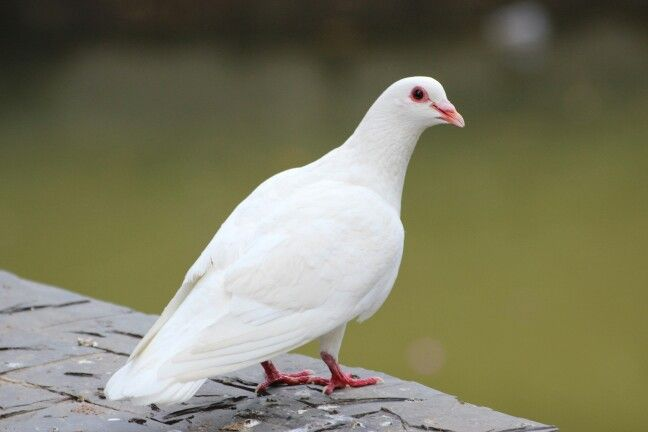
#> input picture bird.jpg, 648 x 432 px, found by its file name
$ python FFT.py
#> lines starting #> are read from the running program, lines starting #| are printed output that depends on the picture
import matplotlib.pyplot as plt
import numpy as np
import cv2


def main():
    img_path= "C:/Users/Dell/Desktop/class4_1/DIP/code/bird.jpg"
    rgb=plt.imread(img_path)
#> rgb is the input picture: shape (432, 648, 3); mean R, G, B 125.1, 123.8, 98.2
    grayscale=cv2.cvtColor(rgb,cv2.COLOR_RGB2GRAY)
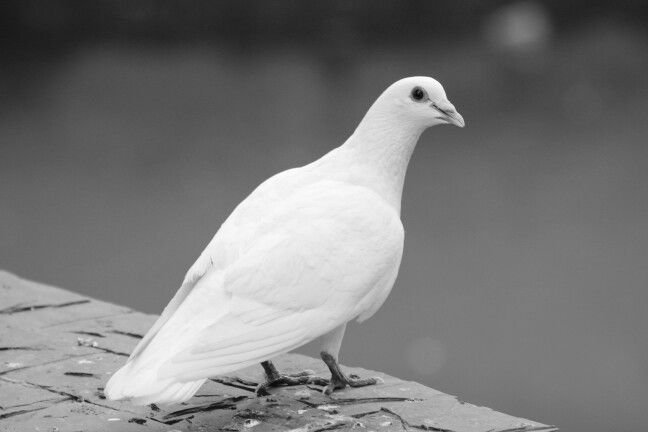
#> grayscale: shape (432, 648); min 4, max 255, mean 121.3

    plt.subplot(2,2,1)
    plt.imshow(grayscale,cmap='gray')
    plt.title('Main Image')

    fft=np.fft.fft2(grayscale)
    fft_shift=np.fft.fftshift(fft)
    mag_fft=20*np.log(np.abs(fft_shift))
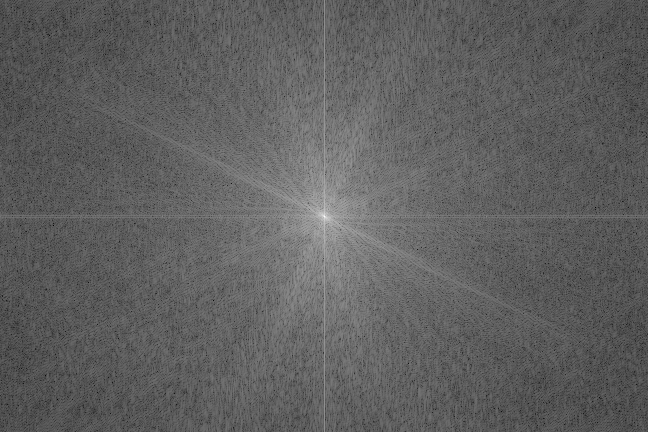
#> mag_fft: shape (432, 648) float64; min 30.31, max 346.8, mean 149.1; drawn with min black and max white

    plt.subplot(2,2,2)
    plt.imshow(mag_fft,cmap='gray')
    plt.title('Magnitude FFT')

    w,h=grayscale.shape
#> w = 432; h = 648
    nw,nh=w//2,h//2
#> nw = 216; nh = 324
    mask=np.zeros((w,h))
    mask[nw-200:nw+200,nh-200:nh+200]=1


    ifft=np.fft.ifftshift(fft_shift*mask)
    ifft=np.fft.ifft2(ifft)
    mag_ifft=20*np.log(np.abs(ifft))
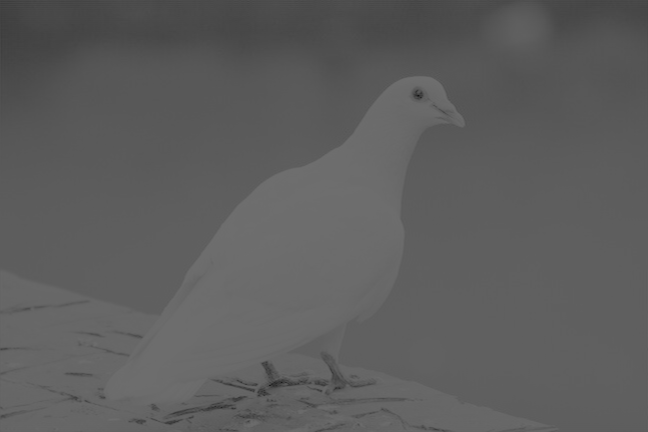
#> mag_ifft: shape (432, 648) float64; min 18.56, max 111.1, mean 93.7

    plt.subplot(2,2,3)
    plt.imshow(mag_ifft,cmap='gray')
    plt.title('Magnitude IFFT')

    fft=np.fft.fft2(mag_ifft)
    fft_shift=np.fft.fftshift(fft)
    mag_fft=20*np.log(np.abs(fft_shift))
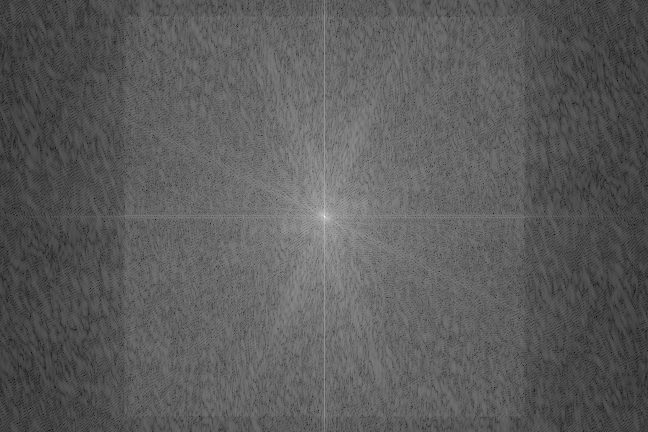
#> mag_fft: shape (432, 648) float64; min -24.79, max 341.6, mean 107.4; drawn with min black and max white

    plt.subplot(2,2,4)
    plt.imshow(mag_fft,cmap='gray')
    plt.title('Magnitude FFT')
    plt.show()

if __name__=='__main__':
    main()

$ run again, with ship.jpg copied over bird.jpg
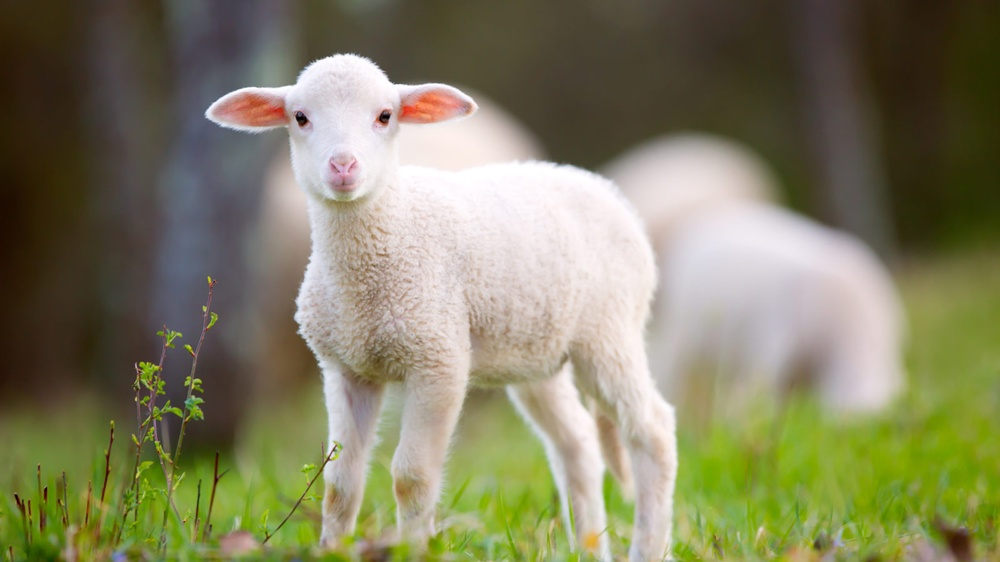
#> input picture ship.jpg, 1000 x 562 px, shrunk from 1600 x 900 before the run, found by its file name
#> in main, rgb is the input picture: shape (562, 1000, 3); mean R, G, B 130.5, 128.4, 98.5
#> in main, `mag_ifft=20*np.log(np.abs(ifft))`:
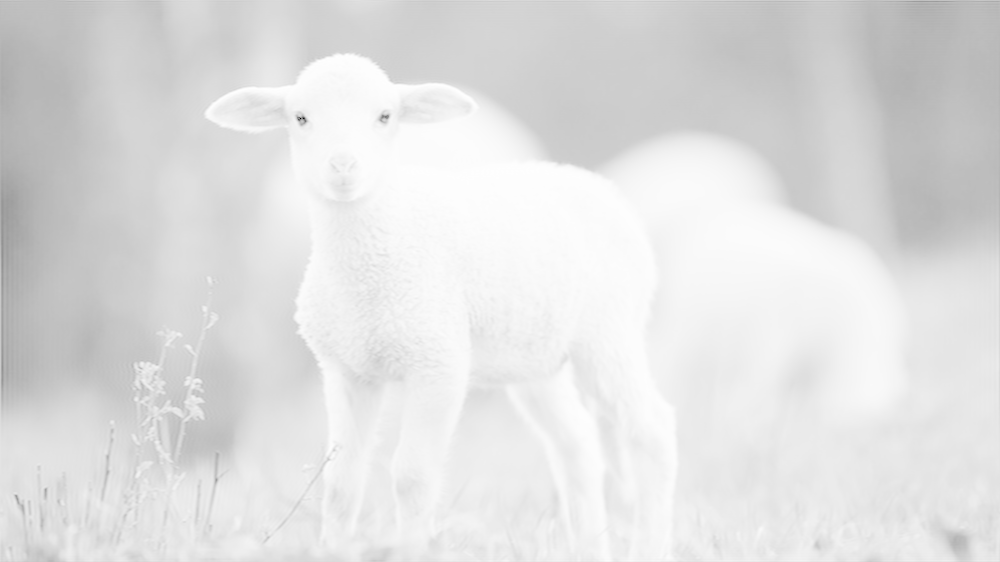
#> mag_ifft: shape (562, 1000) float64; min -34.95, max 111.4, mean 93.5; drawn with min black and max white
#> in main, `mag_fft=20*np.log(np.abs(fft_shift))`:
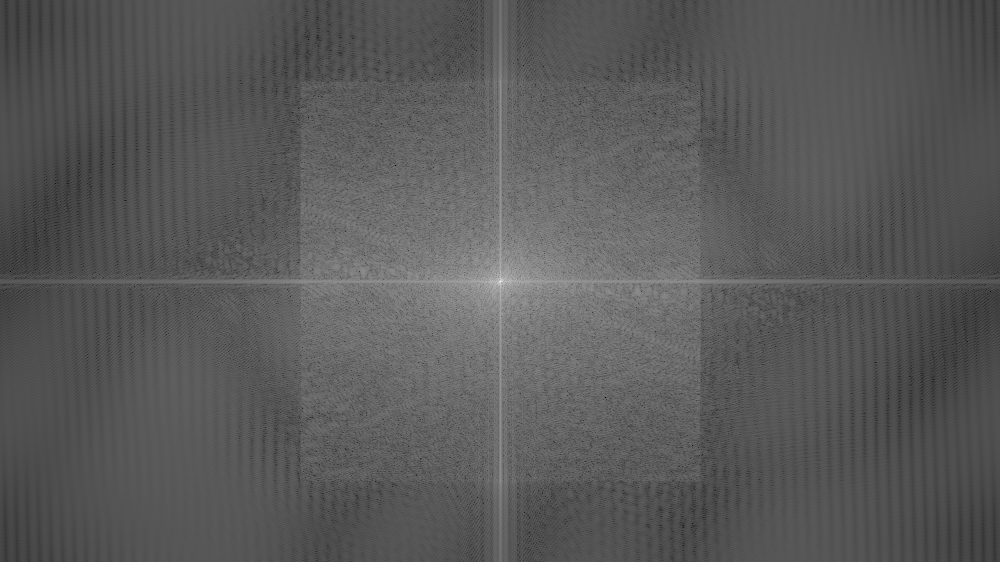
#> mag_fft: shape (562, 1000) float64; min -31.51, max 355.6, mean 104.6; drawn with min black and max white
